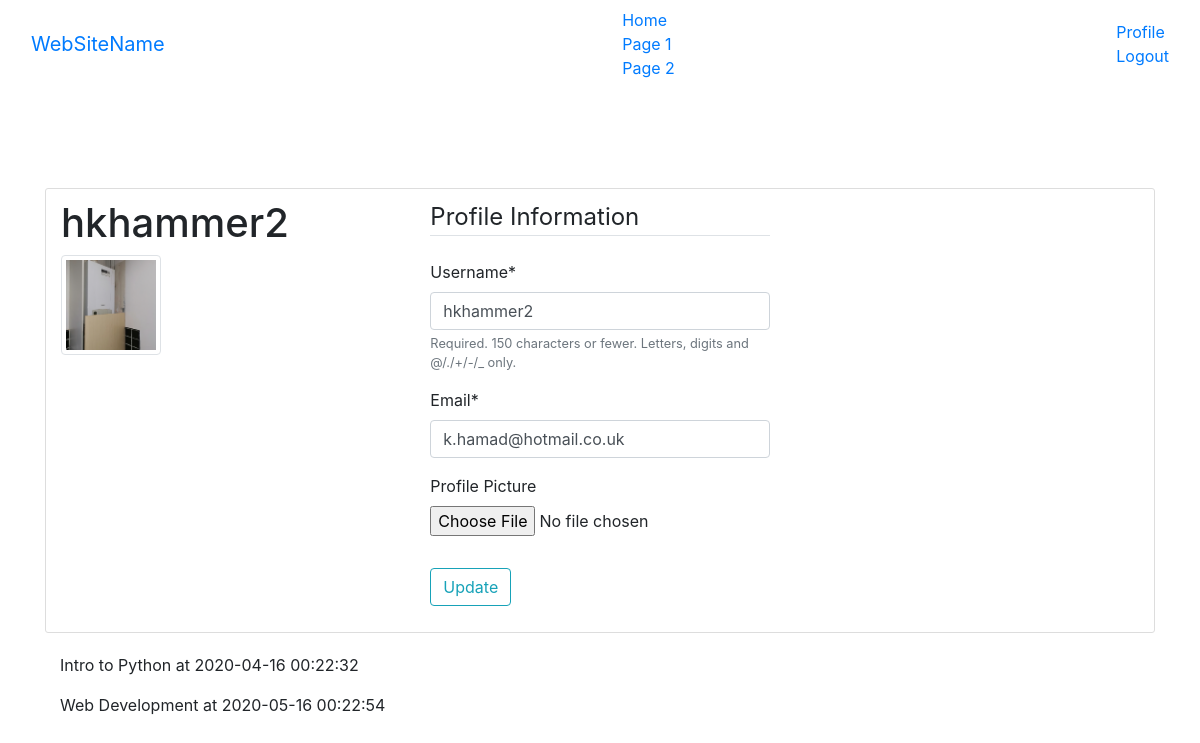
Before: /profile/ (signed in) with the older database file.
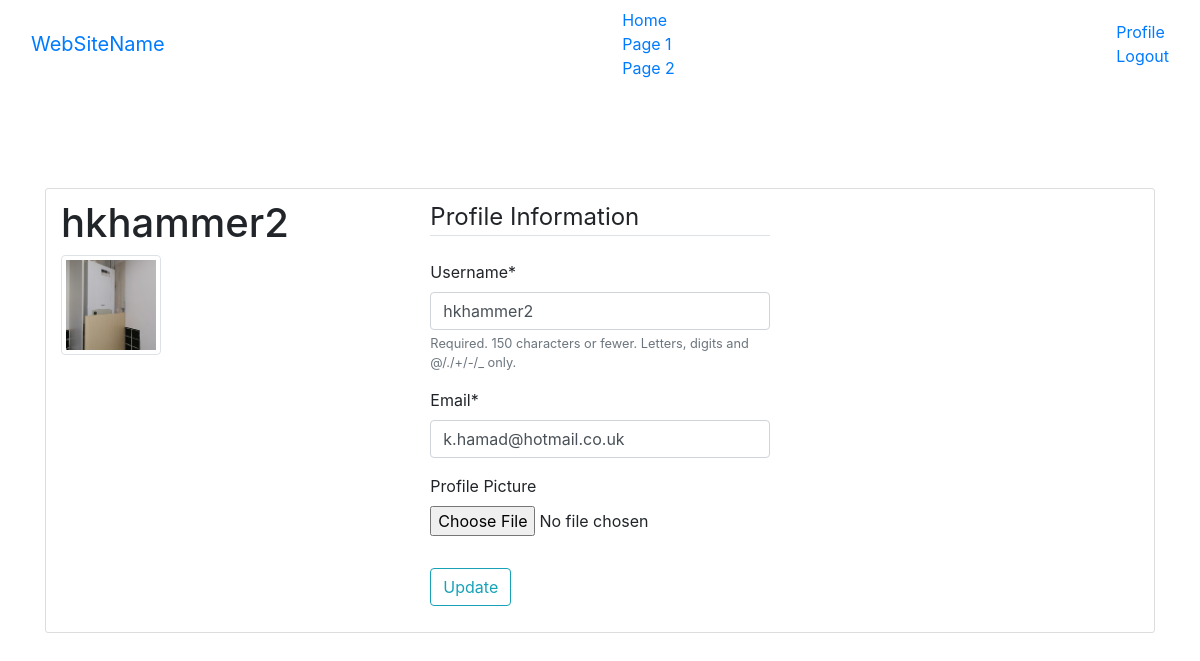
After: the same page with the newer database file.
### Bookings/models.py (models this page shows, shortened)
class Booking(models.Model):
    individualsession = models.ForeignKey(IndividualSession, on_delete = models.CASCADE, null = True)
    additionalrequirements = models.TextField()
    user = models.ForeignKey(User, on_delete=models.CASCADE) # one to one relationship with a user

class IndividualSession(models.Model):
    sessiontime = models.DateTimeField()
    session = models.ForeignKey(Session, on_delete = models.CASCADE)
    isbooked = models.BooleanField(default=False)
    def __str__(self):
        return f'{self.session.title} at {self.sessiontime}'

class Session(models.Model):
    skill = models.CharField(max_length = 100)
    description = models.TextField()
    spaces = models.IntegerField()
    title = models.CharField(max_length = 100)
    company = models.CharField(max_length = 100)
    teacher = models.ForeignKey(User, on_delete=models.CASCADE, default = 2) # foreign key user THIS WILL BE DELETED BECAUSE SESSION FK GOES IN USER

### users/views.py (the view)
# urls.py: path('profile/', user_views.profile, name='profile'),
@login_required  #login decorator user must be logged in to view this page , this is the reason we dont pass user data as a user must be logged in
def profile(request):
    if request.user.profile.is_teacher:
        return redirect("teacherprofile")
    if request.method == "POST":
        u_form = UserUpdateForm(request.POST, instance=request.user) # pass in current users info to the forms
        p_form = ProfileUpdateForm(request.POST,
                                   request.FILES,
                                   instance=request.user.profile)
        if u_form.is_valid() and p_form.is_valid():
            u_form.save()
            p_form.save()
            messages.success(request, f'Account Updated Successfully') # pop up message for user
            return redirect("profile")
    else:
        u_form = UserUpdateForm(instance=request.user) # pass in current users info to the forms
        p_form = ProfileUpdateForm(instance=request.user.profile)
    context = {
        'u_form': u_form,
        'p_form': p_form,
        'bookings': Booking.objects.all().filter(user = request.user, individualsession__sessiontime__gt = tmrtime)
     }
    return render(request, 'users/profile.html', context)

### users/forms.py
class UserUpdateForm(forms.ModelForm):
    email = forms.EmailField()
    class Meta:
        model = User
        fields = ['username', 'email']

class ProfileUpdateForm(forms.ModelForm):
    image = forms.ImageField(label=('Profile Picture'),required=False, widget=forms.FileInput)
    class Meta:
        model = Profile
        fields = ['image']

### users/templates/users/profile.html (shortened to what this page needs)
{% extends "Bookings/base.html" %}
{% load crispy_forms_tags %}
{% block content %}
<div class = "container content-section">
    <div class = "row">
        <div class = "col col-md-4">
            <h1>{{ user.username }}</h1>
            <img class="img-fluid img-thumbnail" src="{{ user.profile.image.url }}" alt="" height="100" width="100">
        </div>
        <div class = "col col-sm-4">
            <form method="POST" enctype="multipart/form-data">
                <fieldset class = 'form-group'>
                    <legend class = "border-bottom mb-4">Profile Information</legend>
                    {{ u_form|crispy }}
                    {{ p_form|crispy }}
                </fieldset>
                <div class = "form-group">
                    <button class = "btn btn-outline-info" type = "submit">Update</button>
                </div>
            </form>
        </div>
    </div>
</div>
<div class = "container">
    {% for booking in bookings %}
        <p>{{ booking.individualsession }} </p>
    {% endfor %}
</div>
{% endblock %}

Changed rows visible on the page:
removed Booking: individualsession "Intro to Python at 2020-04-16 00:22:32"
removed Booking: individualsession "Web Development at 2020-05-16 00:22:54"
